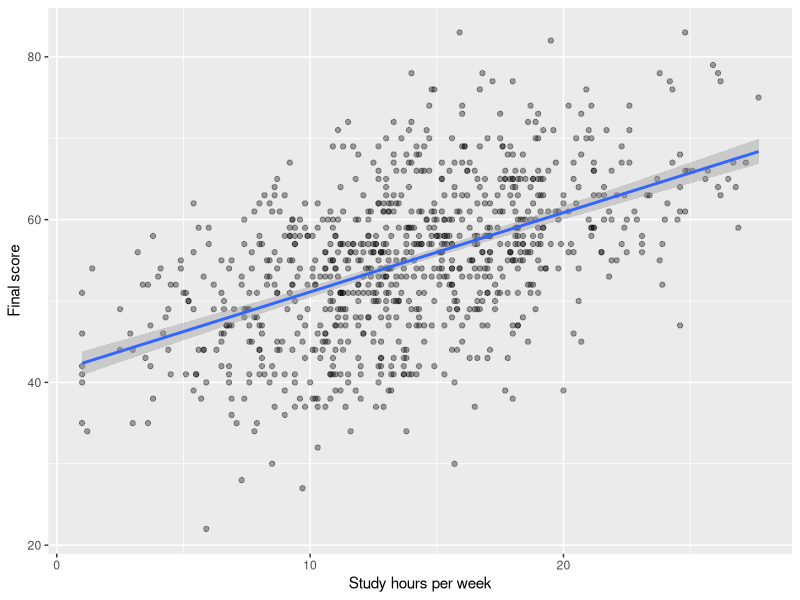

Source code (R):
## ---- chunk 1
#| label: setup
library(tidyverse)
library(broom)

dat <- read_csv("stdnt_perf_clean.csv")

fit <- lm(final_score ~ study_hours_week + attendance_pct + prior_gpa +
            sleep_hours + part_time_job, data = dat)
est <- tidy(fit, conf.int = TRUE)
study_est <- est |> filter(term == "study_hours_week")
job_est   <- est |> filter(term == "part_time_jobYes")
r2 <- glance(fit)$r.squared
## ---- chunk 2
#| label: tbl-data
dat |>
  summarise(Students = n(),
            `Mean final score` = round(mean(final_score), 1),
            `Pass rate` = scales::percent(mean(passed), accuracy = 1)) |>
  knitr::kable()
## ---- chunk 3
#| label: fig-study
#| fig-cap: "Study hours and final score (line = linear fit)."
ggplot(dat, aes(study_hours_week, final_score)) +
  geom_point(alpha = 0.35) +
  geom_smooth(method = "lm", se = TRUE) +
  labs(x = "Study hours per week", y = "Final score")
## ---- chunk 4
#| label: tbl-model
est |>
  mutate(across(where(is.numeric), \(x) round(x, 3))) |>
  select(Term = term, Estimate = estimate, `Std. error` = std.error,
         `p-value` = p.value, Lower = conf.low, Upper = conf.high) |>
  knitr::kable()
